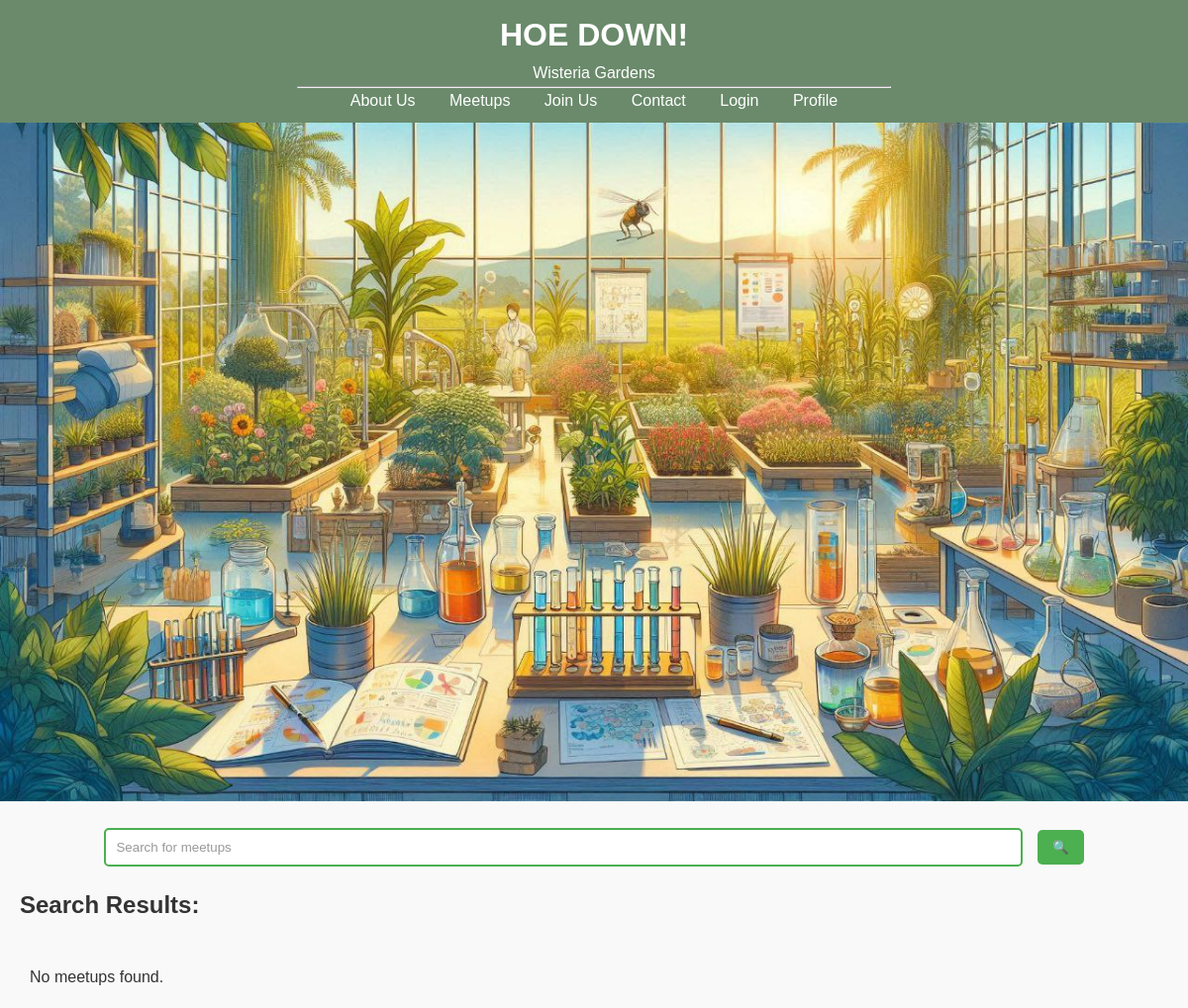
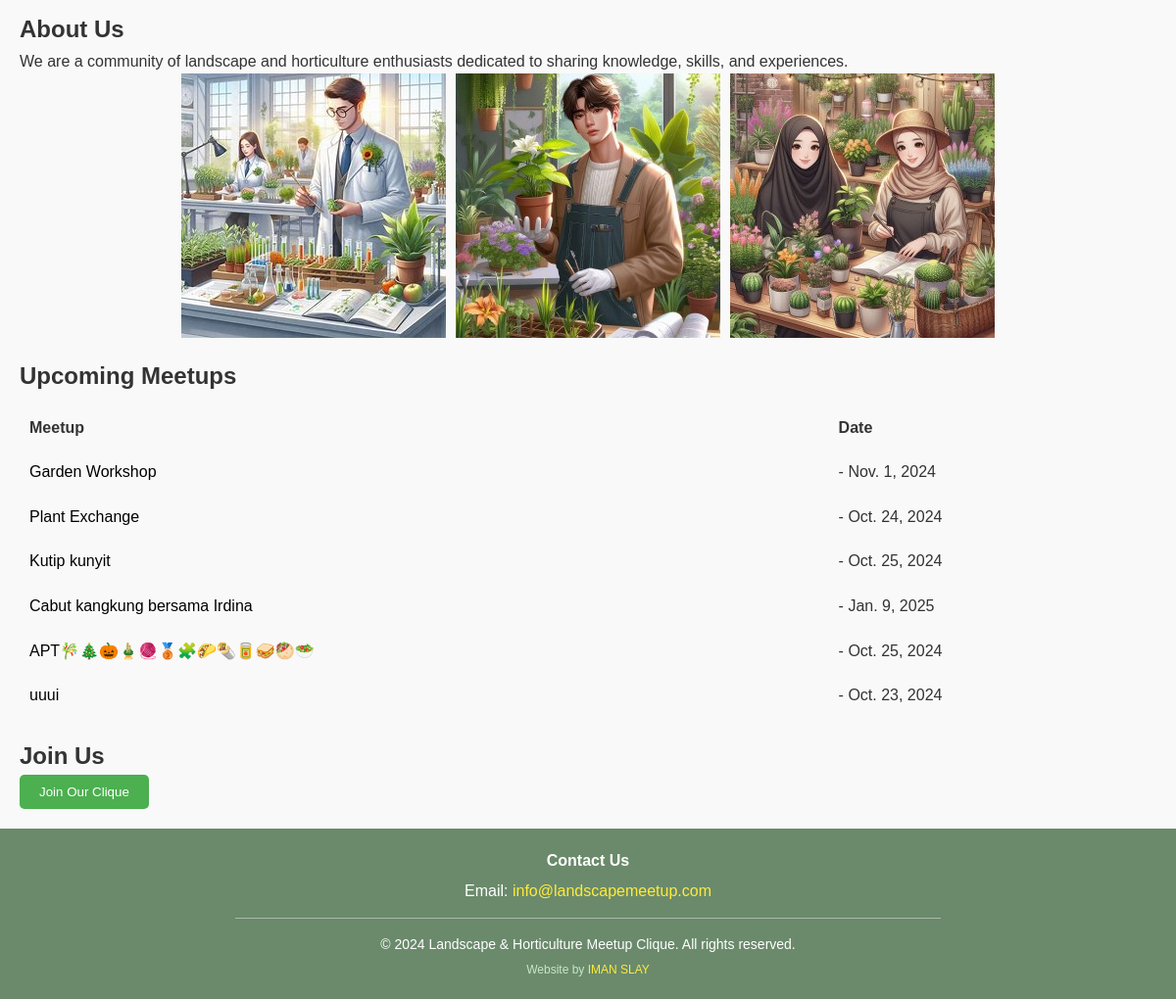
/hoe/, run on the app's committed database (2 pictures, top to bottom).
### mint/models.py (models this page shows)
class Meetup(models.Model):
    meetup_id = models.AutoField(primary_key=True)
    meetup_name = models.CharField(max_length=30)
    meetup_description = models.CharField(max_length=100)
    meetup_date = models.DateField()
    meetup_location = models.CharField(max_length=50)
    meetup_poster = models.ImageField(upload_to='posters/', blank=True, null=True)

### mint/views.py (the view)
# urls.py: 2. Add a URL to urlpatterns:  path('', views.home, name='home')
def home(request):
    displaydata = Meetup.objects.all()
    query = request.GET.get('search')
    if query:
        findmeetup = Meetup.objects.filter(
            Q(meetup_name__icontains=query) | Q(meetup_description__icontains=query ))
    else:
        findmeetup = Meetup.objects.none()  # Return an empty queryset if no search query
    context = {
        'displaydata': displaydata,
        'findmeetup': findmeetup,
    }
    return render(request, "home.html", context)

### mint/templates/home.html (shortened to what this page needs)
{% load static %}
<!DOCTYPE html>
<html lang="en">
<head>
    <link rel="stylesheet" href="https://cdnjs.cloudflare.com/ajax/libs/font-awesome/6.0.0-beta3/css/all.min.css">
</head>
<body>
    <header>
        <h1>HOE DOWN!</h1>
        <p>Wisteria Gardens</p>
        <center><hr width="50%"></center>
        <nav>
            <ul>
                <li><a href="#about">About Us</a></li>
                <li><a href="#meetups">Meetups</a></li>
                <li><a href="{% url 'join' %}">Join Us</a></li>
                <li><a href="#contact">Contact</a></li>
                <li><a href="{% url 'login' %}">Login</a></li>
                <li><a href="{% url 'student_profile'%}">Profile</a></li>
            </ul>
        </nav>
    </header>
    <div>
        <img id="header" src="{% static 'h.jpg' %}" alt="Header Image">
    </div>
    <main>
        <form action="{% url 'home' %}#search-button" method="get">
            <center><input type="text" name="search" class="search-input" placeholder="Search for meetups">
            <input type="submit" value="&#128269;" id="search-button" class="search-button"></center>
        </form>
        <h2 id="searchh">Search Results:</h2>
        <div id="search">
            <table>
                {% if findmeetup %}
                    {% for x in findmeetup %}
                    <tr>
                        <td>
                            {% if x.meetup_poster %}
                                <a class="poster" href="{% url 'meetup_detail' x.meetup_id %}">
                                    <img src="{{ x.meetup_poster.url }}" alt="Meetup Poster" style="width: 400px; height: auto; padding: 15px;">
                                </a>
                            {% else %}
                                <p>No poster available for this meetup.</p>
                            {% endif %}
                        </td>
                        <td>
                            <h2><a class="poster" href="{% url 'meetup_detail' x.meetup_id %}">{{ x.meetup_name }}</h2>
                            <h3>- {{ x.meetup_date }} -</h3>
                            <p>{{ x.meetup_description }}</p></a>
                        </td>
                    </tr>
                    {% endfor %}
                {% else %}
                    <tr>
                        <td colspan="2">No meetups found.</td>
                    </tr>
                {% endif %}
            </table>
        </div>
        <section id="about">
            <h2>About Us</h2>
            <p>We are a community of landscape and horticulture enthusiasts dedicated to sharing knowledge, skills, and experiences.</p>
        </section>
        <div id="imgmeetup">
            <img src="{% static 'media/1.jpg' %}" alt="">
            <img src="{% static 'media/2.jpg' %}" alt="">
            <img src="{% static 'media/3.jpg' %}" alt="">
        </div>
        <section id="meetups">
            <h2>Upcoming Meetups</h2>
            <table>
                <tr>
                    <th>Meetup</th>
                    <th>Date</th>
                </tr>
                {% for x in displaydata %}
                <tr>
                    <td><a class="poster" href="{% url 'meetup_detail' x.meetup_id %}">{{ x.meetup_name }}</a></td>
                    <td>- {{ x.meetup_date }}</td>
                </tr>
                {% endfor %}
            </table>
        </section>
        <section id="join">
            <h2>Join Us</h2>
            <a href="{% url 'join' %}">
                <button id="join-button">Join Our Clique</button>
            </a>
        </section>
    </main>
<footer style="background-color: #6a8a6b; padding: 20px 0; text-align: center; color: white; font-family: Arial, sans-serif;">
    <div style="max-width: 900px; margin: 0 auto;">
        <p id="contact" style="font-size: 16px; font-weight: bold; margin: 0;">Contact Us</p>
        <p style="margin: 5px 0;">Email: <a href="mailto:info@landscapemeetup.com" style="color: #ffeb3b; text-decoration: none;">info@landscapemeetup.com</a></p>
        <hr style="border: 0; height: 1px; background: #ffffff; margin: 15px auto; width: 80%; opacity: 0.4;">
        <p style="font-size: 14px; margin: 0;">© 2024 Landscape & Horticulture Meetup Clique. All rights reserved.</p>
        <p style="font-size: 12px; margin-top: 5px; color: #c8e6c9;">Website by <a href="https://www.yourwebsite.com" style="color: #ffeb3b; text-decoration: none;">IMAN SLAY</a></p>
    </div>
</footer>
</body>
</html>

### mint/templates/home.html (style rules this page uses)
* { margin: 0; padding: 0; box-sizing: border-box; }
body, html { font-family: Arial, sans-serif; background-color: #f9f9f9; color: #333; line-height: 1.6; }
header { background: #6a8a6b; color: white; padding: 10px 0; text-align: center; position: relative; width: 100%; }
nav, ul { list-style: none; padding: 0; }
nav, ul ,li { display: inline; margin: 0 15px; }
nav ,ul, li, a { color: white; text-decoration: none; }
main { padding: 20px; }
h2 { margin-top: 20px; }
table { width: 100%; margin-top: 10px; border-collapse: collapse; }
th, td { border: none; padding: 10px; text-align: left; }
button { background-color: #4CAF50; color: white; border: none; padding: 10px 20px; cursor: pointer; border-radius: 5px; }
footer { text-align: center; padding: 10px 0; background:#6a8a6b; color: white; position: relative; width: 100%; }
img { max-width: 100%; height: auto; }
#imgmeetup { display: flex; justify-content: center; gap: 10px; }
#search { display: flex; justify-content: space-between; margin-top: 20px; }
.search-input { padding: 10px; border: 2px solid #4CAF50; border-radius: 5px; outline: none; width: 80%; transition: border-color 0.3s ease; }
.search-input::placeholder { color: #999; }
.search-button { padding: 10px 15px; background-color: #4CAF50; color: white; border: none; border-radius: 5px; cursor: pointer; margin-left: 10px; transition: background-color 0.3s ease; }
.poster { color: black; }

### data on the page
Meetup: meetup_name "Garden Workshop", meetup_date "Nov. 1, 2024"
Meetup: meetup_name "Plant Exchange", meetup_date "Oct. 24, 2024"
Meetup: meetup_name "Kutip kunyit", meetup_date "Oct. 25, 2024"
Meetup: meetup_name "Cabut kangkung bersama Irdina", meetup_date "Jan. 9, 2025"
Meetup: meetup_name "APT🎋🎄🎃🎍🧶🥉🧩🌮🌯🥫🥪🥙🥗", meetup_date "Oct. 25, 2024"
Meetup: meetup_name "uuui", meetup_date "Oct. 23, 2024"
